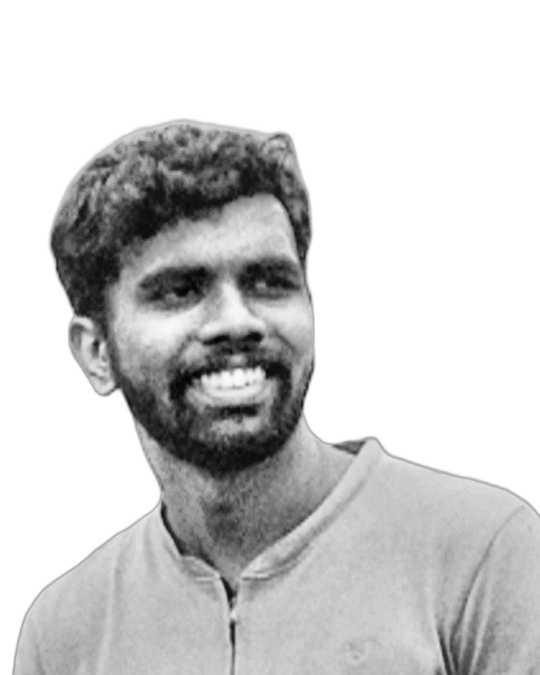
#> input picture source-prepped.png, 1080 x 1350 px, found by its file name (shown at 1/2 size)
$ python make_ascii_svg.py
#> lines starting #> are read from the running program, lines starting #| are printed output that depends on the picture
import cv2
import html

# Brightness ramp: White maps to leading space (clears background) -> Dark maps to @
RAMP = " .`:-=+*cs#%@"

def make_ascii_svg(input_path="source-prepped.png", output_path="avi-ascii.svg"):
#> called with input_path = 'source-prepped.png', output_path = 'avi-ascii.svg'
    img = cv2.imread(input_path, cv2.IMREAD_GRAYSCALE)
#> img is the input picture: shape (1350, 1080); min 3, max 255, mean 206.2
    if img is None:
        print(f"Error: Could not read {input_path}")
        return

    cols, rows = 100, 53
    img_resized = cv2.resize(img, (cols, rows))
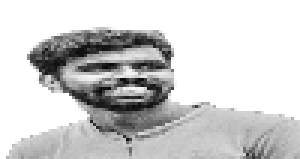
#> img_resized: shape (53, 100) (shown 3 times larger); min 7, max 255, mean 206.3

    ascii_grid = []
    for y in range(rows):
        row_str = ""
        for x in range(cols):
            pixel = img_resized[y, x]
            # Map 255 (white) to 0, 0 (black) to end of ramp
            idx = int((255 - pixel) / 255.0 * (len(RAMP) - 1))
            row_str += RAMP[idx]
        ascii_grid.append(row_str)
#> after the loop, ascii_grid = 53 items

    char_width, char_height = 8, 14
    width, height = cols * char_width, rows * char_height

    svg = [
        f'<svg xmlns="http://www.w3.org/2000/svg" viewBox="0 0 {width} {height}" width="{width}" height="{height}">',
        '<style>',
        '  .text { font-family: monospace; font-size: 14px; fill: #a3a3a3; white-space: pre; }',
        '</style>',
        '<defs>'
    ]

    delay_per_row = 0.04
    duration = 0.8

    # Generate wiping clip-paths for each row
    for i in range(rows):
        delay = i * delay_per_row
        svg.append(f'  <clipPath id="clip-{i}">')
        svg.append(f'    <rect x="0" y="{i * char_height}" width="0" height="{char_height + 4}">')
        svg.append(f'      <animate attributeName="width" from="0" to="{width}" begin="{delay}s" dur="{duration}s" fill="freeze" />')
        svg.append('    </rect>')
        svg.append('  </clipPath>')
    svg.append('</defs>')

    # Render text rows
    for i, row_str in enumerate(ascii_grid):
        y_pos = (i + 1) * char_height
        safe_str = html.escape(row_str)
        svg.append(f'  <text x="0" y="{y_pos}" class="text" clip-path="url(#clip-{i})">{safe_str}</text>')
#> this loop made 53 passes
#> y_pos on passes 1 to 12: 14, 28, 42, 56, 70, 84, 98, 112, 126, 140, 154, 168
#> after the loop, svg = 324 items

    svg.append('</svg>')

    with open(output_path, "w", encoding="utf-8") as f:
        f.write("\n".join(svg))
    print(f"Done! Saved SVG to {output_path}")

if __name__ == "__main__":
    make_ascii_svg()
